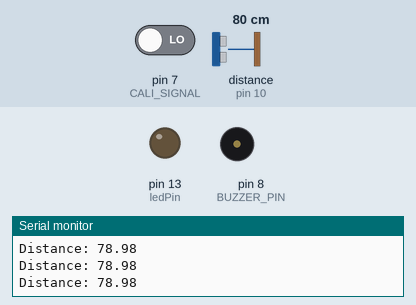
A sketch run on a simulated Arduino Uno, built with avr-gcc and run on an emulated ATmega328P. Shown: output pins drawn as LEDs (lit = HIGH), buzzer (waves = sounding), the last lines printed to the serial monitor. Wiring (inferred from the names in the program): ultrasonic range finder: trigger pin 9; echo pin 10. The test bench sets the inputs (shaded band); at power-on: distance to the obstacle (sensor on pin 10) 80 cm, pin 7 (CALI_SIGNAL) LOW. The echo pulse lasts 58.3 µs per cm; pins used as bus, display or sensor lines are not drawn.

Above: at 1.2 s.
1.3 s: distance to the obstacle (sensor on pin 10) set to 23 cm
2.8 s: distance to the obstacle (sensor on pin 10) set to 18 cm
At 2.97 s:
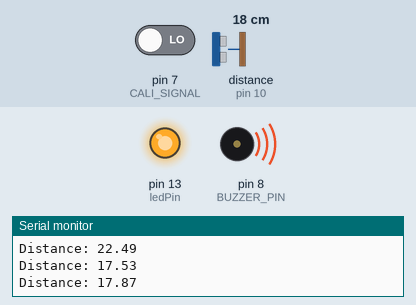
5.8 s: distance to the obstacle (sensor on pin 10) set to 250 cm
At 6.6 s:
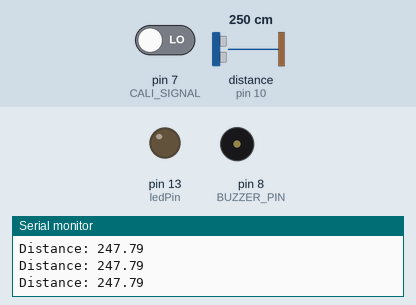
7.4 s: distance to the obstacle (sensor on pin 10) set to 2 cm
At 7.57 s:
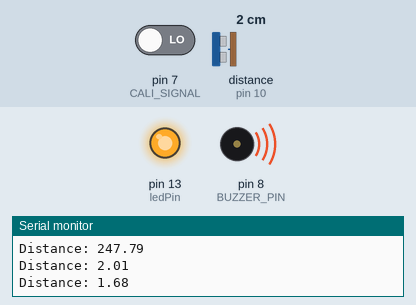
Timing chart, 0 to 11.4 s (numbered marks = the images above; inputs shaded):
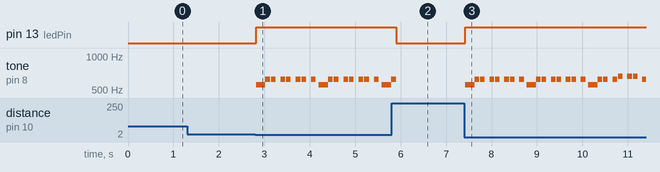

The sketch:

cooked.ino
```cpp
#define CALI_SIGNAL 7   // Pin to read signal from
// #define CALI_PIN 13    // LED pin (built-in LED)

#define trigPin 9
#define echoPin 10
#define BUZZER_PIN 8
#define ledPin 13

// defines variables
float duration;
float distance;
float safetyDistance;

int race;

int bad();

int checkrace();


void setup() {
    pinMode(trigPin, OUTPUT); // Sets the trigPin as an Output
    pinMode(echoPin, INPUT); // Sets the echoPin as an Input
    pinMode(BUZZER_PIN, OUTPUT);

    pinMode(CALI_SIGNAL, INPUT);   // Set pin 7 as input
    pinMode(ledPin, OUTPUT);    // Set pin 13 as output
    race = 0;
    Serial.begin(9600);
}


void loop() {
    // bad();
    checkrace();
    if(race){
        float song[] = {622.25, 0, 0, 622.25, 0, 0, 622.25, 0, 0, 622.25, 0, 0, 554.37, 0,0, 0, 0, 0, 0, 0, 0, 554.37, 0,  0, 0, 0, 0, 0, 0, 0, 466.16, 0, 0, 0, 0, 0, 0, 0, 0, 466.16, 0, 0, 0, 0, 0, 0, 0, 0, 554.37, 554.37, 554.37, 554.37, 0, 0, 0, 0, 0, 0, 0, 0, 0, 0, 0, 0, 0, 0, 0, 0, 0, 0, 0, 0, 0, 0, 0};
        for(int i = 0; i<sizeof(song)/sizeof(float); i++){
            if(!bad()){
            noTone(BUZZER_PIN);
            return;
            }
            tone(BUZZER_PIN, song[i]);
            if(song[i]==0) delay(20);
            else delay(100);
        }
    }
    else{
        float song[] = {554.37, 554.37, 622.25, 0, 622.25, 0, 0, 0, 0, 0, 622.25, 0, 622.25, 0, 0, 0, 0, 0, 622.25, 0, 622.25, 0, 0, 0, 0, 0, 622.25, 0, 0, 0};
        for(int j = 0; j<2; j++){
        for(int i = 0; i<sizeof(song)/sizeof(float); i++){
            if(!bad()){
            noTone(BUZZER_PIN);
            return;
            }
            tone(BUZZER_PIN, song[i]);
            if(song[i]==0) delay(20);
            else delay(100);
        }
        }

        float song2[] = {554.37, 554.37, 622.25, 0, 622.25, 0, 0, 0, 0, 0, 622.25, 0, 659.25, 0, 0, 0, 0, 0, 659.25, 0, 659.25, 0, 0, 0, 0, 0, 622.25, 0, 0, 0, 554.37, 554.37, 622.25, 0, 622.25, 0, 0, 0, 0, 659.25, 659.25, 659.25, 0, 659.25, 0, 659.25, 0, 622.25, 622.25};
        for(int i = 0; i<sizeof(song2)/sizeof(float); i++){
            if(!bad()){
            noTone(BUZZER_PIN);
            return;
            }
            tone(BUZZER_PIN, song2[i]);
            if(song2[i]==0) delay(20);
            else delay(100);
        }
    }

}

int checkrace(){
    int signal = digitalRead(CALI_SIGNAL);
    if(signal) race = !race;
}


int bad(){
    // Clears the trigPin
  digitalWrite(trigPin, LOW);
  delayMicroseconds(2);

  // Sets the trigPin on HIGH state for 10 micro seconds
  digitalWrite(trigPin, HIGH);
  delayMicroseconds(10);
  digitalWrite(trigPin, LOW);

  // Reads the echoPin, returns the sound wave travel time in microseconds
  duration = pulseIn(echoPin, HIGH);

  // Calculating the distance
  distance= duration*0.034/2;

  if(distance>0){
    Serial.print("Distance: ");
    Serial.println(distance);
  }

  if (distance<=20 & distance>0){ // Enter the Distance
    digitalWrite(ledPin, HIGH);
    return 1;
  }
  else{
    digitalWrite(ledPin, LOW);
    return 0;
  }

}
```

Measured:
- the behaviour switches between 21 and 20 cm on distance to the obstacle (sensor on pin 10) (found by bisection; images 0 and 1)
- after the input at 5.8 s, pin 13 (ledPin): HIGH → LOW after 0.10 s; tone on pin 8 (BUZZER_PIN): goes on until 5.9 s, then stays silent
- after the input at 7.4 s, pin 13 (ledPin): LOW → HIGH at once; tone on pin 8 (BUZZER_PIN): plays 554 Hz for 0.20 s, 622 Hz for 0.10 s, 622 Hz for 0.10 s, 622 Hz for 0.10 s, 622 Hz for 0.10 s, 622 Hz for 0.10 s … (24 notes in this stretch), starting at once
